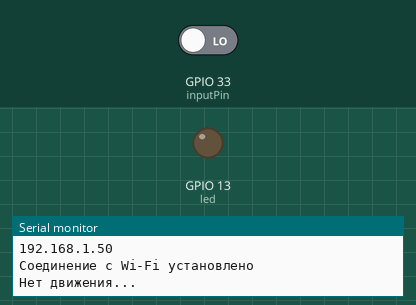
The sketch below on a simulated ESP32. Parts: output pins drawn as LEDs (lit = HIGH), the last lines printed to the serial monitor. The test bench sets the inputs (shaded band); at power-on: GPIO 33 (inputPin) LOW. WiFi joins after 1.5 s; servers stay silent unless stated.

Above: at 9.2 s.
9.3 s: GPIO 33 (inputPin) driven HIGH
At 11.8 s:
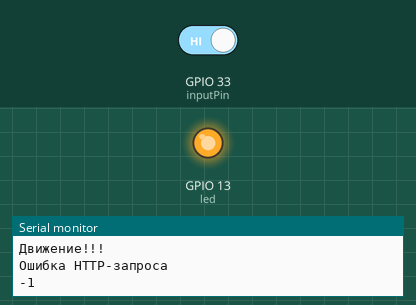
12.9 s: GPIO 33 (inputPin) driven LOW
At 15.4 s:
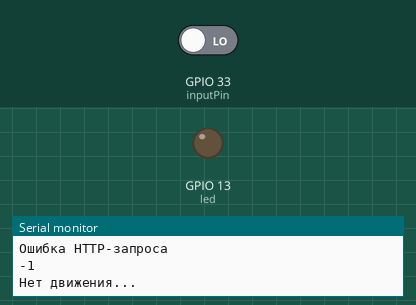
Timing chart, 0 to 16.9 s (numbered marks = the images above; inputs shaded):
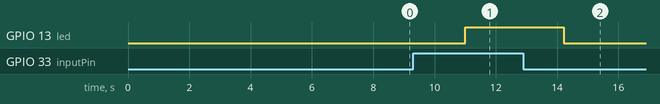

The sketch:

iot_project.ino
```cpp
#include <WiFi.h>
#include <HTTPClient.h>

const char* ssid = "";
const char* password = "";
String servername = "http://";

int inputPin = 33;
int led = 13;

void setup() {
  pinMode(led, OUTPUT);
  pinMode(inputPin, INPUT);

  Serial.begin(115200);
  delay(5000);

  // Подключаемся к сети WiFi
  WiFi.begin(ssid, password);
  while (WiFi.status() != WL_CONNECTED) {
    delay(3000);
    Serial.println("Соединяемся с Wi-Fi.....");
  }
  Serial.println(WiFi.localIP());
  Serial.println("Соединение с Wi-Fi установлено");

}

void loop(){
  int val = digitalRead(inputPin);
  if (val == HIGH) {
    Serial.println("Движение!!!");
    digitalWrite(led, HIGH);
    } else {
    Serial.println("Нет движения...");
    digitalWrite(led, LOW);
    }

  if (val == HIGH) {
    if ((WiFi.status() == WL_CONNECTED)) {
      HTTPClient http;

      String serverpath = servername;
      http.begin(serverpath.c_str());
      int httpCode = http.GET();

      if (httpCode > 0) {
        String payload = http.getString();
        Serial.println(httpCode);
        Serial.println(payload);
      } else {
        Serial.println("Ошибка HTTP-запроса");
        Serial.println(httpCode);
      }
      http.end();
    }
  }

delay(3000);
}
```

Measured:
- after the input at 9.3 s, GPIO 13 (led): LOW → HIGH after 1.7 s
- after the input at 12.9 s, GPIO 13 (led): HIGH → LOW after 1.3 s
